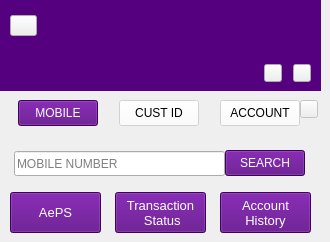
   <widget class="QWidget" name="IMPS_Page">
    <widget class="QLabel" name="Display_IMPS">
     <property name="geometry">
      <rect>
       <x>0</x>
       <y>0</y>
       <width>321</width>
       <height>91</height>
      </rect>
     </property>
     <property name="styleSheet">
      <string notr="true">color: rgb(255, 255, 255);
background-color: rgb(85, 0, 127);
font: 75 11pt &quot;Sans Serif&quot;;</string>
     </property>
     <property name="text">
      <string/>
     </property>
    </widget>
    <widget class="QLabel" name="Last_login">
     <property name="geometry">
      <rect>
       <x>133</x>
       <y>36</y>
       <width>181</width>
       <height>16</height>
      </rect>
     </property>
     <property name="font">
      <font>
       <family>Sans Serif</family>
       <pointsize>9</pointsize>
       <weight>50</weight>
       <italic>false</italic>
       <bold>false</bold>
      </font>
     </property>
     <property name="styleSheet">
      <string notr="true">color: rgb(255, 255, 255);
background-color: rgb(85, 0, 127);
font: 9pt &quot;Sans Serif&quot;;
</string>
     </property>
     <property name="frameShadow">
      <enum>QFrame::Plain</enum>
     </property>
     <property name="text">
      <string/>
     </property>
     <property name="textFormat">
      <enum>Qt::PlainText</enum>
     </property>
     <property name="scaledContents">
      <bool>false</bool>
     </property>
     <property name="alignment">
      <set>Qt::AlignRight|Qt::AlignTrailing|Qt::AlignVCenter</set>
     </property>
    </widget>
    <widget class="QPushButton" name="Balance_show_button">
     <property name="geometry">
      <rect>
       <x>264</x>
       <y>64</y>
       <width>18</width>
       <height>18</height>
      </rect>
     </property>
     <property name="text">
      <string/>
     </property>
     <property name="icon">
      <iconset>
       <activeon>:/Fino/1E.png</activeon>
      </iconset>
     </property>
     <property name="iconSize">
      <size>
       <width>18</width>
       <height>18</height>
      </size>
     </property>
    </widget>
    <widget class="QPushButton" name="Refresh_Button">
     <property name="geometry">
      <rect>
       <x>293</x>
       <y>64</y>
       <width>18</width>
       <height>18</height>
      </rect>
     </property>
     <property name="text">
      <string/>
     </property>
     <property name="icon">
      <iconset resource="fino.qrc">
       <normaloff>:/Fino/Refresh.png</normaloff>:/Fino/Refresh.png</iconset>
     </property>
     <property name="iconSize">
      <size>
       <width>18</width>
       <height>18</height>
      </size>
     </property>
    </widget>
    <widget class="QLineEdit" name="Search_lineEdit">
     <property name="geometry">
      <rect>
       <x>14</x>
       <y>151</y>
       <width>211</width>
       <height>25</height>
      </rect>
     </property>
     <property name="maxLength">
      <number>11</number>
     </property>
     <property name="placeholderText">
      <string>MOBILE NUMBER</string>
     </property>
    </widget>
    <widget class="QPushButton" name="Mobile_Button">
     <property name="geometry">
      <rect>
       <x>18</x>
       <y>100</y>
       <width>80</width>
       <height>26</height>
      </rect>
     </property>
     <property name="styleSheet">
      <string notr="true">color: rgb(255, 255, 255);
background-color: rgb(85, 0, 127);
font: 75 11pt &quot;Sans Serif&quot;;</string>
     </property>
     <property name="text">
      <string>MOBILE</string>
     </property>
    </widget>
    <widget class="QPushButton" name="Cust_Id_Button">
     <property name="enabled">
      <bool>false</bool>
     </property>
     <property name="geometry">
      <rect>
       <x>119</x>
       <y>100</y>
       <width>80</width>
       <height>26</height>
      </rect>
     </property>
     <property name="styleSheet">
      <string notr="true">color: rgb(0, 0, 0);
background-color: rgb(255, 255, 255);
font: 75 11pt &quot;Sans Serif&quot;;</string>
     </property>
     <property name="text">
      <string>CUST ID</string>
     </property>
    </widget>
    <widget class="QPushButton" name="Account_Button">
     <property name="enabled">
      <bool>false</bool>
     </property>
     <property name="geometry">
      <rect>
       <x>220</x>
       <y>100</y>
       <width>80</width>
       <height>26</height>
      </rect>
     </property>
     <property name="styleSheet">
      <string notr="true">color: rgb(0, 0, 0);
background-color: rgb(255, 255, 255);
font: 75 11pt &quot;Sans Serif&quot;;</string>
     </property>
     <property name="text">
      <string>ACCOUNT</string>
     </property>
    </widget>
    <widget class="QPushButton" name="Search_Button">
     <property name="geometry">
      <rect>
       <x>225</x>
       <y>150</y>
       <width>80</width>
       <height>26</height>
      </rect>
     </property>
     <property name="styleSheet">
      <string notr="true">color: rgb(255, 255, 255);
background-color: rgb(85, 0, 127);
font: 75 11pt &quot;Sans Serif&quot;;</string>
     </property>
     <property name="text">
      <string>SEARCH</string>
     </property>
    </widget>
    <widget class="QToolButton" name="MerchanData">
     <property name="geometry">
      <rect>
       <x>10</x>
       <y>15</y>
       <width>27</width>
       <height>21</height>
      </rect>
     </property>
     <property name="text">
      <string/>
     </property>
     <property name="icon">
      <iconset>
       <activeon>:/Fino/Hamburger.png</activeon>
      </iconset>
     </property>
    </widget>
    <widget class="QLabel" name="FinoLogo">
     <property name="geometry">
      <rect>
       <x>49</x>
       <y>9</y>
       <width>71</width>
       <height>35</height>
      </rect>
     </property>
     <property name="autoFillBackground">
      <bool>false</bool>
     </property>
     <property name="styleSheet">
      <string notr="true">background-color: rgb(85, 0, 127);</string>
     </property>
     <property name="text">
      <string/>
     </property>
     <property name="pixmap">
      <pixmap resource="fino.qrc">:/Fino/Icons/finoW.png</pixmap>
     </property>
     <property name="scaledContents">
      <bool>true</bool>
     </property>
    </widget>
    <widget class="QPushButton" name="pushButton_Dash_AEPS_pg12">
     <property name="geometry">
      <rect>
       <x>10</x>
       <y>192</y>
       <width>91</width>
       <height>41</height>
      </rect>
     </property>
     <property name="font">
      <font>
       <pointsize>10</pointsize>
       <weight>50</weight>
       <italic>false</italic>
       <bold>false</bold>
      </font>
     </property>
     <property name="styleSheet">
      <string notr="true">color: rgb(255, 255, 255);
background-color: rgb(85, 0, 127);
font: &quot;Sans Serif&quot;;</string>
     </property>
     <property name="text">
      <string>AePS</string>
     </property>
    </widget>
    <widget class="QLabel" name="Main_Label_Merchant_Name">
     <property name="geometry">
      <rect>
       <x>132</x>
       <y>10</y>
       <width>181</width>
       <height>21</height>
      </rect>
     </property>
     <property name="font">
      <font>
       <family>Sans Serif</family>
       <pointsize>11</pointsize>
       <weight>9</weight>
       <italic>false</italic>
       <bold>false</bold>
      </font>
     </property>
     <property name="styleSheet">
      <string notr="true">color: rgb(255, 255, 255);
background-color: rgb(85, 0, 127);
font: 75 11pt &quot;Sans Serif&quot;;
</string>
     </property>
     <property name="frameShadow">
      <enum>QFrame::Plain</enum>
     </property>
     <property name="text">
      <string/>
     </property>
     <property name="textFormat">
      <enum>Qt::PlainText</enum>
     </property>
     <property name="scaledContents">
      <bool>false</bool>
     </property>
     <property name="alignment">
      <set>Qt::AlignRight|Qt::AlignTrailing|Qt::AlignVCenter</set>
     </property>
    </widget>
    <widget class="QLabel" name="Dash_Latest_Balance_Label_pg12">
     <property name="enabled">
      <bool>true</bool>
     </property>
     <property name="geometry">
      <rect>
       <x>103</x>
       <y>64</y>
       <width>151</width>
       <height>20</height>
      </rect>
     </property>
     <property name="font">
      <font>
       <family>Sans Serif</family>
       <pointsize>11</pointsize>
       <weight>50</weight>
       <italic>false</italic>
       <bold>false</bold>
      </font>
     </property>
     <property name="styleSheet">
      <string notr="true">color: rgb(255, 255, 255);
background-color: rgb(85, 0, 127);
font: 11pt &quot;Sans Serif&quot;;</string>
     </property>
     <property name="frameShadow">
      <enum>QFrame::Plain</enum>
     </property>
     <property name="text">
      <string/>
     </property>
     <property name="textFormat">
      <enum>Qt::PlainText</enum>
     </property>
     <property name="alignment">
      <set>Qt::AlignRight|Qt::AlignTrailing|Qt::AlignVCenter</set>
     </property>
    </widget>
    <widget class="QPushButton" name="MinimizePB">
     <property name="enabled">
      <bool>false</bool>
     </property>
     <property name="geometry">
      <rect>
       <x>300</x>
       <y>100</y>
       <width>18</width>
       <height>18</height>
      </rect>
     </property>
     <property name="font">
      <font>
       <family>Standard Symbols L</family>
       <pointsize>9</pointsize>
       <weight>75</weight>
       <italic>false</italic>
       <bold>true</bold>
       <underline>false</underline>
      </font>
     </property>
     <property name="text">
      <string/>
     </property>
     <property name="icon">
      <iconset>
       <activeon>:/Fino/Icons/mini.png</activeon>
      </iconset>
     </property>
     <property name="iconSize">
      <size>
       <width>16</width>
       <height>16</height>
      </size>
     </property>
    </widget>
    <widget class="QPushButton" name="Transaction_Summary_3">
     <property name="geometry">
      <rect>
       <x>220</x>
       <y>192</y>
       <width>91</width>
       <height>41</height>
      </rect>
     </property>
     <property name="font">
      <font>
       <pointsize>10</pointsize>
       <weight>50</weight>
       <italic>false</italic>
       <bold>false</bold>
      </font>
     </property>
     <property name="styleSheet">
      <string notr="true">color: rgb(255, 255, 255);
background-color: rgb(85, 0, 127);
font: &quot;Sans Serif&quot;;</string>
     </property>
     <property name="text">
      <string>Account
History</string>
     </property>
    </widget>
    <widget class="QPushButton" name="Transaction_Status_wdRRN_pushButton_PG12">
     <property name="geometry">
      <rect>
       <x>115</x>
       <y>192</y>
       <width>91</width>
       <height>41</height>
      </rect>
     </property>
     <property name="font">
      <font>
       <pointsize>10</pointsize>
      </font>
     </property>
     <property name="styleSheet">
      <string notr="true">color: rgb(255, 255, 255);
background-color: rgb(85, 0, 127);
font: &quot;Sans Serif&quot;;</string>
     </property>
     <property name="text">
      <string>Transaction
 Status</string>
     </property>
    </widget>
    <zorder>Transaction_Status_wdRRN_pushButton_PG12</zorder>
    <zorder>Display_IMPS</zorder>
    <zorder>Last_login</zorder>
    <zorder>Balance_show_button</zorder>
    <zorder>Refresh_Button</zorder>
    <zorder>Search_lineEdit</zorder>
    <zorder>Mobile_Button</zorder>
    <zorder>Cust_Id_Button</zorder>
    <zorder>Account_Button</zorder>
    <zorder>Search_Button</zorder>
    <zorder>MerchanData</zorder>
    <zorder>FinoLogo</zorder>
    <zorder>pushButton_Dash_AEPS_pg12</zorder>
    <zorder>Main_Label_Merchant_Name</zorder>
    <zorder>Dash_Latest_Balance_Label_pg12</zorder>
    <zorder>MinimizePB</zorder>
    <zorder>Transaction_Summary_3</zorder>
   </widget>
